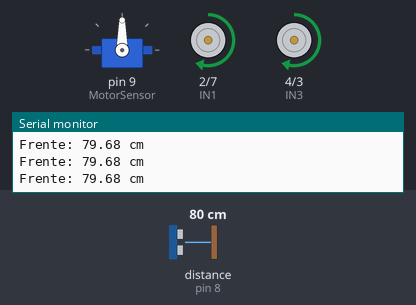
Bench run of a sketch on a simulated Arduino Uno, built with avr-gcc and run on an emulated ATmega328P. Shown: servo, motor-driver pin pairs drawn as motors (green arrow = first pin HIGH = forward, orange = second pin HIGH = backward, longer = more drive, scaled by the enable pin), the last lines printed to the serial monitor. Wiring (inferred from the names in the program): ultrasonic range finder: trigger pin 12; echo pin 8. The inputs (shaded band) are chosen by the test bench; at power-on: distance to the obstacle (sensor on pin 8) 80 cm. The echo pulse lasts 58.3 µs per cm.

Above: at 1.7 s.
1.8 s: distance to the obstacle (sensor on pin 8) set to 22 cm
3.3 s: distance to the obstacle (sensor on pin 8) set to 18 cm
At 6.1 s:
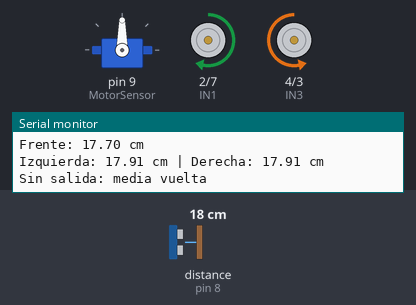
6.3 s: distance to the obstacle (sensor on pin 8) set to 35 cm
At 7.09 s:
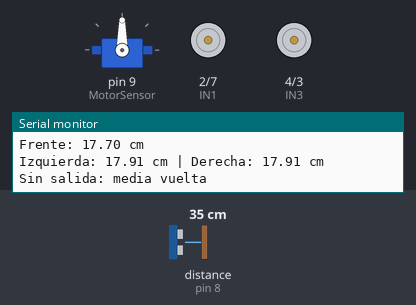
8.6 s: distance to the obstacle (sensor on pin 8) set to 2 cm
At 9.4 s:
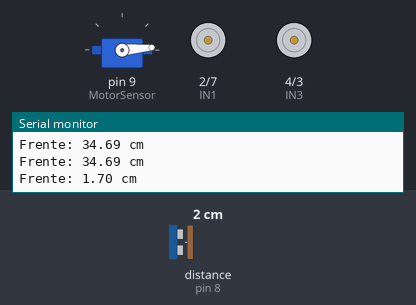
Timing chart, 0 to 12.6 s (numbered marks = the images above; inputs shaded):
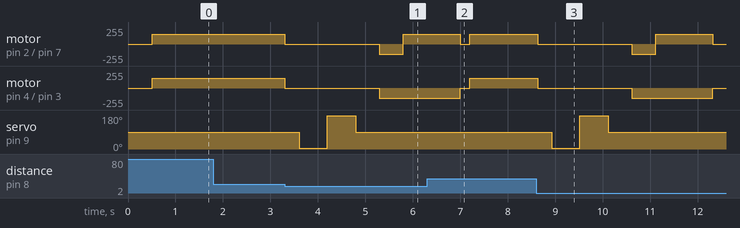

Measured:
- the behaviour switches between 21 and 20 cm on distance to the obstacle (sensor on pin 8) (found by bisection; images 0 and 1)
- after the input at 3.3 s, motor on pin 2 (IN1) / pin 7 (IN2): forward 150/255 → stopped at once, → backward 150/255 2.0 s later, → forward 150/255 0.50 s later; motor on pin 4 (IN3) / pin 3 (IN4): forward 150/255 → stopped at once, → backward 150/255 2.0 s later
- after the input at 6.3 s, servo on pin 9 (MotorSensor): stays 90° (without the input it goes to 5° after 1.2 s)
- after the input at 8.6 s, motor on pin 2 (IN1) / pin 7 (IN2): forward 150/255 → stopped at once, → backward 150/255 2.0 s later, → forward 150/255 0.50 s later, → stopped 1.2 s later; motor on pin 4 (IN3) / pin 3 (IN4): forward 150/255 → stopped at once, → backward 150/255 2.0 s later, → stopped 1.7 s later

The sketch:

CarritoEsquivador.ino
```cpp
#include <Servo.h>
Servo MotorSensor;

// Sensor ultrasónico
const int Trigg = 12;
const int Eco = 8;
const float v = 0.0343; // Velocidad del sonido (cm/µs)

// Motor 1
const int IN1 = 2;
const int IN2 = 7;
const int ENA = 6;
// Motor 2
const int IN3 = 4;
const int IN4 = 3;
const int ENB = 5;

// Parámetros ajustables
const int VELOCIDAD = 150;
const float DIST_OBSTACULO = 20.0;  // cm: si hay algo más cerca, decide girar
const int ANG_IZQ = 5;              // ángulo del servo mirando a la izquierda
const int ANG_DER = 175;            // ángulo del servo mirando a la derecha
const int ANG_CENTRO = 90;          // alineado al frente
const int T_GIRO_90 = 600;          // ms para girar ~90°
const int T_GIRO_180 = 1200;        // ms para dar media vuelta

void setup() {
  Serial.begin(9600);
  pinMode(Trigg, OUTPUT);
  pinMode(Eco, INPUT);
  pinMode(IN1, OUTPUT);
  pinMode(IN2, OUTPUT);
  pinMode(ENA, OUTPUT);
  pinMode(IN3, OUTPUT);
  pinMode(IN4, OUTPUT);
  pinMode(ENB, OUTPUT);
  MotorSensor.attach(9);
  MotorSensor.write(ANG_CENTRO);
  delay(500);
}

// _____________ Para el movimiento del carro _____________
void detener() {
  analogWrite(ENA, 0);
  analogWrite(ENB, 0);
  digitalWrite(IN1, LOW);
  digitalWrite(IN2, LOW);
  digitalWrite(IN3, LOW);
  digitalWrite(IN4, LOW);
}

void avanzar() {
  analogWrite(ENA, VELOCIDAD);
  analogWrite(ENB, VELOCIDAD);
  digitalWrite(IN1, HIGH);
  digitalWrite(IN2, LOW);
  digitalWrite(IN3, HIGH);
  digitalWrite(IN4, LOW);
}

void retroceder() {
  analogWrite(ENA, VELOCIDAD);
  analogWrite(ENB, VELOCIDAD);
  digitalWrite(IN1, LOW);
  digitalWrite(IN2, HIGH);
  digitalWrite(IN3, LOW);
  digitalWrite(IN4, HIGH);
}

void giro_izquierda() {
  analogWrite(ENA, VELOCIDAD);
  analogWrite(ENB, VELOCIDAD);
  digitalWrite(IN1, LOW);
  digitalWrite(IN2, HIGH);
  digitalWrite(IN3, HIGH);
  digitalWrite(IN4, LOW);
}

void giro_derecha() {
  analogWrite(ENA, VELOCIDAD);
  analogWrite(ENB, VELOCIDAD);
  digitalWrite(IN1, HIGH);
  digitalWrite(IN2, LOW);
  digitalWrite(IN3, LOW);
  digitalWrite(IN4, HIGH);
}

// _____________ Servo del sensor _____________
void GirarIzquierdaSensor() {
  MotorSensor.write(ANG_IZQ);
  delay(500);
}

void GirarDerechaSensor() {
  MotorSensor.write(ANG_DER);
  delay(500);
}

void CentrarSensor() {
  MotorSensor.write(ANG_CENTRO);
  delay(500);
}

// _____________ Medición de distancia _____________
float medirDistancia() {
  digitalWrite(Trigg, LOW);
  delayMicroseconds(2);
  digitalWrite(Trigg, HIGH);
  delayMicroseconds(10);
  digitalWrite(Trigg, LOW);

  unsigned long tiempo = pulseIn(Eco, HIGH, 30000UL); // timeout 30 ms
  if (tiempo == 0) return 400.0;  // sin eco = camino libre
  return tiempo * v / 2.0;
}

// Promedia 3 lecturas para reducir ruido
float medirPromedio() {
  float suma = 0;
  for (int i = 0; i < 3; i++) {
    suma += medirDistancia();
    delay(30);
  }
  return suma / 3.0;
}

// ---------- Lógica principal ----------
void loop() {
  float distFrente = medirDistancia();
  Serial.print("Frente: ");
  Serial.print(distFrente);
  Serial.println(" cm");

  if (distFrente >= DIST_OBSTACULO) {
    avanzar();
    delay(50);
    return;
  }

  // Obstáculo: detenerse y explorar
  detener();
  delay(300);

  GirarIzquierdaSensor();
  float distIzq = medirPromedio();

  GirarDerechaSensor();
  float distDer = medirPromedio();

  CentrarSensor();

  Serial.print("Izquierda: ");
  Serial.print(distIzq);
  Serial.print(" cm | Derecha: ");
  Serial.print(distDer);
  Serial.println(" cm");

  if (distIzq < DIST_OBSTACULO && distDer < DIST_OBSTACULO) {
    // Si no hay salida a los costados, se retrocede y da media vuelta
    Serial.println("Sin salida: media vuelta");
    retroceder();
    delay(500);
    giro_derecha();
    delay(T_GIRO_180);
  } else if (distIzq > distDer) {
    Serial.println("Girando a la izquierda");
    giro_izquierda();
    delay(T_GIRO_90);
  } else {
    Serial.println("Girando a la derecha");
    giro_derecha();
    delay(T_GIRO_90);
  }

  detener();
  delay(200);
}
```
